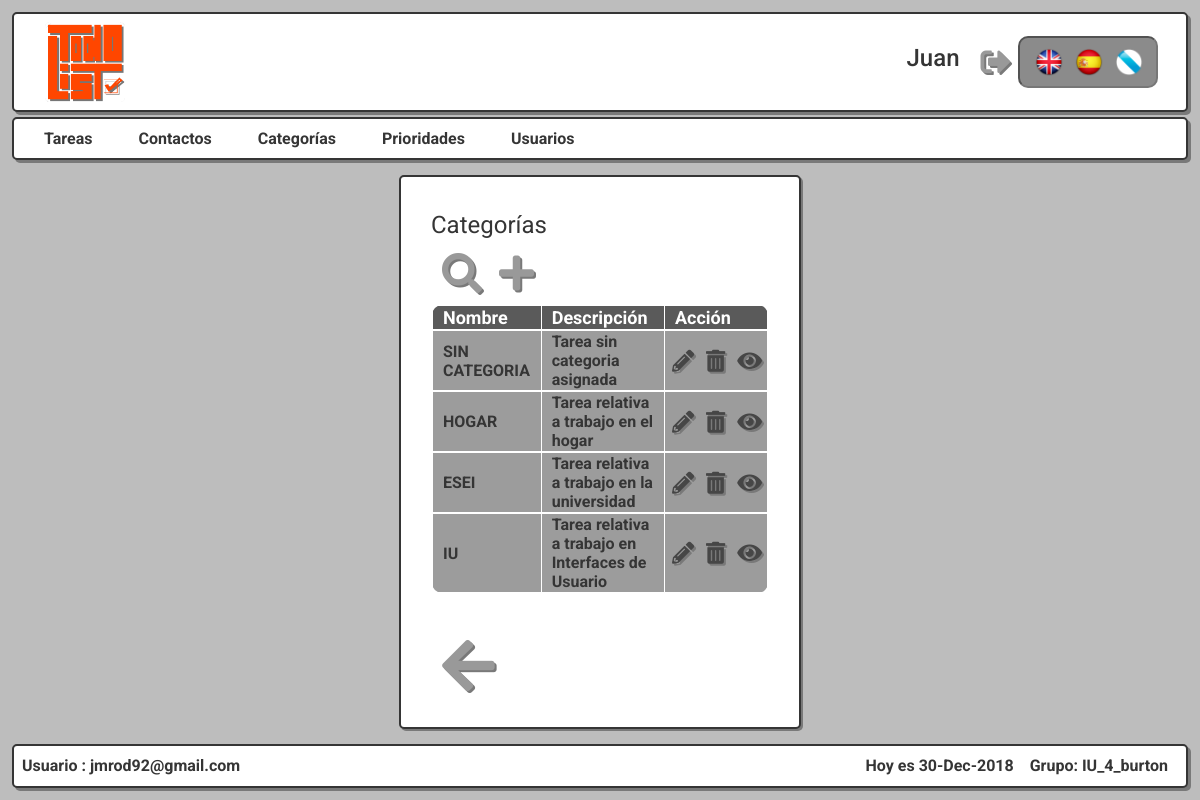
Screenshot of /Controllers/Categoria_Controller.php?accion=SHOWALL (signed in) with the database file from the repository.
### tables this page shows
CREATE TABLE IF NOT EXISTS `CATEGORIA` (
  `id_cat` MEDIUMINT NOT NULL AUTO_INCREMENT PRIMARY KEY,
  `nom_cat` varchar(20) NOT NULL,
  `desc_cat` varchar(150) NOT NULL
);

### Models/CATEGORIA_Model.php (called while the page is built, shortened)
<?php
class CATEGORIA_Model {
  function __construct($id, $nombre, $desc){
    include_once '../Models/Access_DB.php';
    $this->mysqli = ConnectDB();
  }
  function Showall(){
		$result = $this->mysqli->query("SELECT * FROM CATEGORIA");
		return mysqli_fetch_all($result, MYSQLI_ASSOC);
  }
}
 ?>

### Models/Access_DB.php (called while the page is built)
<?php
function ConnectDB()
{
    $mysqli = new mysqli("localhost", 'todolistdba', 'todolistpass' , 'TODOLISTDB');
	if ($mysqli->connect_errno) {
		include './MESSAGE_View.php';
		new MESSAGE("Fallo al conectar a MySQL: (" . $mysqli->connect_errno . ") " . $mysqli->connect_error, './index.php');
		return false;
	}
	else{
		return $mysqli;
	}
}
?>

### Views/Categoria_Views/Categoria_SHOWALL.php (the view, shortened to what this page needs)
<?php
	class Categoria_SHOWALL{
		function __construct($datos){
			$this->render($datos);
		}
		function render($datos){
            include '../Views/Header.php';?>
<div class="col-md-4"></div>
<div class="col-md-4 contenido articulo">
    <fieldset id="showall">
        <legend><?php echo $strings['Categorías'];?></legend>
        <div class="container-showall-btn">
            <button class="form-btn" role="link" onclick="window.location='../Controllers/Categoria_Controller.php?accion=SEARCH'"><i class="fas fa-search"></i>
            <button class="form-btn" role="link" onclick="window.location='../Controllers/Categoria_Controller.php?accion=ADD'"><i class="fas fa-plus"></i>
        </div>
        <table>
        <thead>
        <tr>
                <th><?php echo $strings['Nombre'];?></th>
                <th><?php echo $strings['Descripción'];?></th>
                <th colspan="3"><?php echo $strings['Acción'];?></th>
        </tr>
        </thead>
            <tr>
            <?php if(count($datos, COUNT_RECURSIVE)!= 3){
                    foreach($datos as $datos) :
                    ?>
                <?php if($datos['nom_cat'] == 'SIN CATEGORÍA'){?>
                    <td><?php echo $strings[$datos['nom_cat']]."\n"; ?></td>
                    <td><?php echo $strings[$datos['desc_cat']]."\n"; ?></td>
                <?php }else{?>
                    <td><?php echo $datos['nom_cat']."\n"; ?></td>
                    <td><?php echo $datos['desc_cat']."\n"; ?></td>
                <?php }?>
                <?php if($datos['nom_cat'] == 'SIN CATEGORIA'){?>
                <td class="tb-btn disable"><button class="editbtn disable" role="link"><i class="fas fa-pencil-alt"></i></button></td>
                <td class="tb-btn disable"><button class="editbtn disable" role="link"><i class="fas fa-trash-alt"></i></button></td>
                <?php }else{?>
                <td class="tb-btn"><button class="editbtn" role="link" onclick="window.location='../Controllers/Categoria_Controller.php?accion=EDIT&param=<?php echo $datos['id_cat']?>';"><i class="fas fa-pencil-alt"></i></button></td>
                <td class="tb-btn"><button class="editbtn" role="link" onclick="window.location='../Controllers/Categoria_Controller.php?accion=DELETE&param=<?php echo $datos['id_cat']?>';"><i class="fas fa-trash-alt"></i></button></td>
                <?php }?>
                <td class="tb-btn"><button class="editbtn" role="link" onclick="window.location='../Controllers/Categoria_Controller.php?accion=SHOWCURRENT&param=<?php echo $datos['id_cat']?>';"><i class="fas fa-eye"></i></button></td>
            </tr>
            <?php endforeach;};?>
            </table>
        <div class="container-btn">
            <button class="form-btn" role="link" onclick="window.location='./Index_Controller.php';"><i class="fas fa-arrow-left"></i>
        </div>
    </fieldset>
</div>
<?php
			include '../Views/Footer.php';
		}
	}
?>

### Views/css/style.css (style rules this page uses)
body { font-family: 'Roboto', sans-serif; margin: 12px; background-color: rgb(189, 189, 189); }
.contenido { margin: 15px; background-color: white; color: rgb(53, 53, 53); border: 2px solid rgb(53, 53, 53); border-radius: 5px; font-size: 18px; padding: 30px; }
.fas { margin-left: 5px; font-size: 30px; color: rgb(153, 153, 153); text-shadow: 2px 2px rgb(121, 121, 121); }
.articulo { margin-left: 0px; width:100px; box-shadow: 2px 2px rgb(121, 121, 121); }
.form-btn { border: none; background-color: rgba(0,0,0,0); }
.form-btn .fas { margin-left: 5px; font-size: 30px; color: rgb(153, 153, 153); text-shadow: 2px 2px rgb(121, 121, 121); }
table { width: 100%; margin-top: 10px; color: rgb(53, 53, 53); }
tr { border: 2px solid white; }
td { font-weight: bold; border: 1px solid white; padding-left: 10px; padding-right:10px; background-color: rgb(156, 156, 156); }
th { color: white; font-size: 18px; border: 1px solid white; padding-left: 10px; padding-right:10px; background-color: rgb(90, 90, 90); }
.tb-btn { border: none; padding:0; padding-top: 5px; padding-bottom: 5px; }
table tbody tr:last-child td:first-child { border-radius: 0 0 0 10px; }
table tbody tr:last-child td:last-child { border-radius: 0 0 10px 0; }
.editbtn { border: none; background-color: rgba(0,0,0,0); padding: 2px; padding-right: 5px; }
.editbtn .fas { font-size: 22px; color: rgb(70, 70, 70); text-shadow: 2px 2px rgb(121, 121, 121); }
.container-showall-btn .form-btn .fas { font-size: 40px; }
legend { border-bottom: 1px solid white; }
#showall .container-btn { padding-top: 20px; border-top: 1px solid white; }
#showall .container-btn .fas { font-size:60px; }
table { margin-bottom: 20px; }
table thead th:first-child { border-radius: 10px 0 0 0; }
table thead th:last-child { border-radius: 0 10px 0 0; }

### rows the page displays
categoria: nom_cat "SIN CATEGORIA", desc_cat "Tarea sin categoria asignada"
categoria: nom_cat "HOGAR", desc_cat "Tarea relativa a trabajo en el hogar"
categoria: nom_cat "ESEI", desc_cat "Tarea relativa a trabajo en la universidad"
categoria: nom_cat "IU", desc_cat "Tarea relativa a trabajo en Interfaces de Usuario"

### other values shown
$_SESSION['nombre'] "Juan"
$strings['Tareas'] "Tareas"
$strings['Contactos'] "Contactos"
$strings['Categorías'] "Categorías"
$strings['Prioridades'] "Prioridades"
$strings['Usuarios'] "Usuarios"
$strings['Nombre'] "Nombre"
$strings['Descripción'] "Descripción"
$strings['Acción'] "Acción"
$strings['Usuario'] "Usuario"
$_SESSION['email'] "jmrod92@gmail.com"
$strings['Hoy es'] "Hoy es"
$strings['Grupo'] "Grupo"
